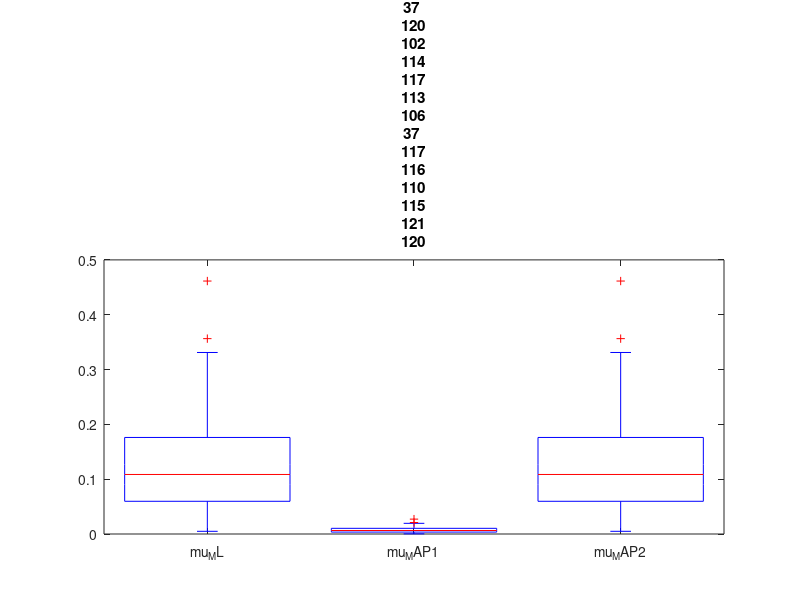
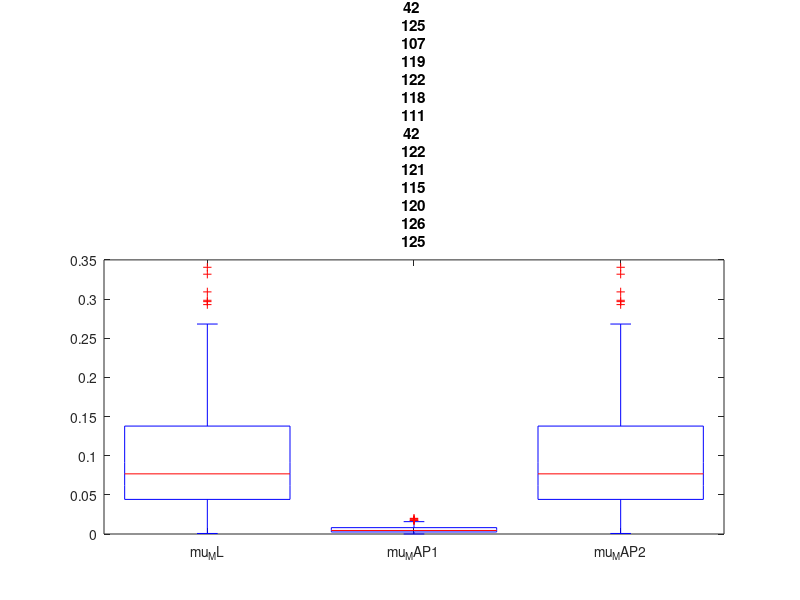
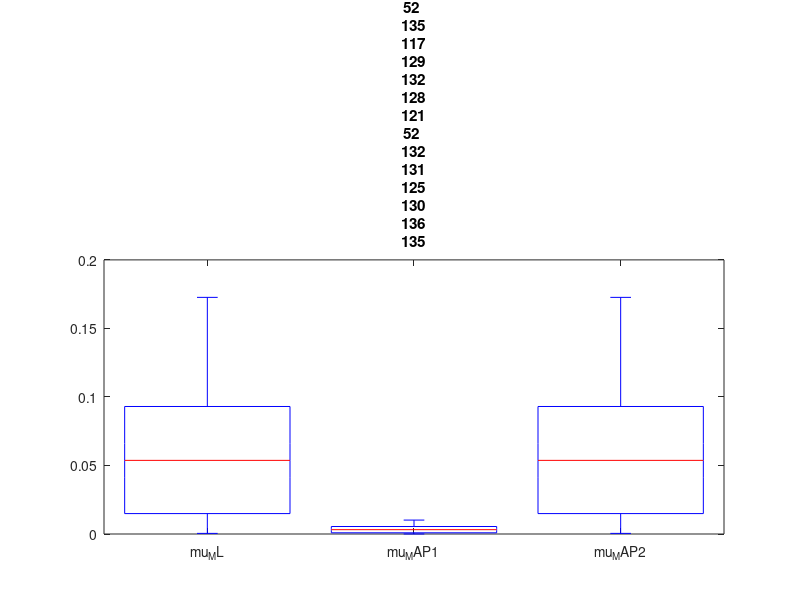
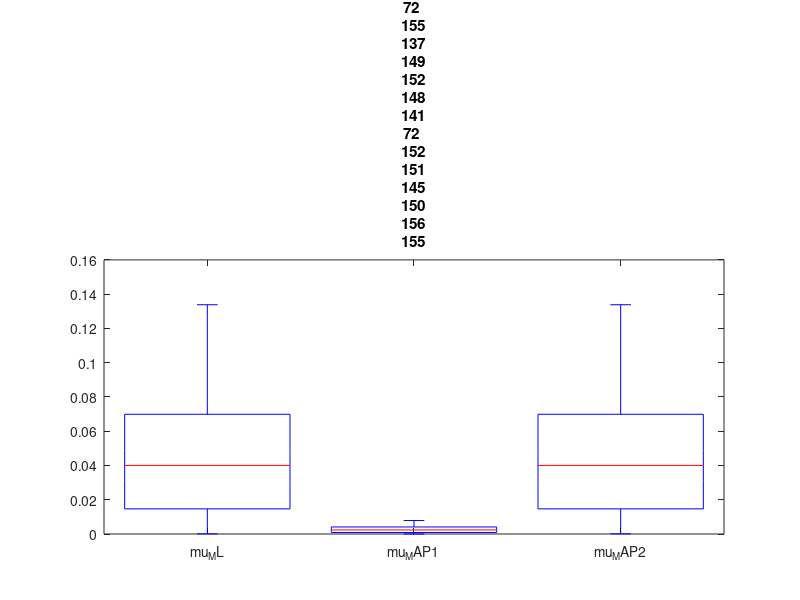

Source code (MATLAB) for these figures, in order:
clear;
clc;
close all;
M = 100;
mu = 10.5;
for N = [5 10 20 40 60 80 100 500 1000 10000]
    sample = 4*randn(N,M)+10.5;
    sample_mean = sum(sample,1)/N;
    mu_ML = sample_mean;
    mu_MAP_gaussian_prior = (sample_mean+16*10.5)/17;
    mu_MAP_uniform_prior = sample_mean;
    A = transpose(abs(mu_ML-mu)/mu);
    B = transpose(abs(mu_MAP_gaussian_prior-mu)/mu);
    C = transpose(abs(mu_MAP_uniform_prior-mu)/mu);
    group = [    ones(size(A));
         2 * ones(size(A));
         3 * ones(size(A))];
    figure
    boxplot([A; B; C],group)
    title(N+" sample points");
    set(gca,'XTickLabel',{'mu_ML','mu_MAP1','mu_MAP2'})
end









